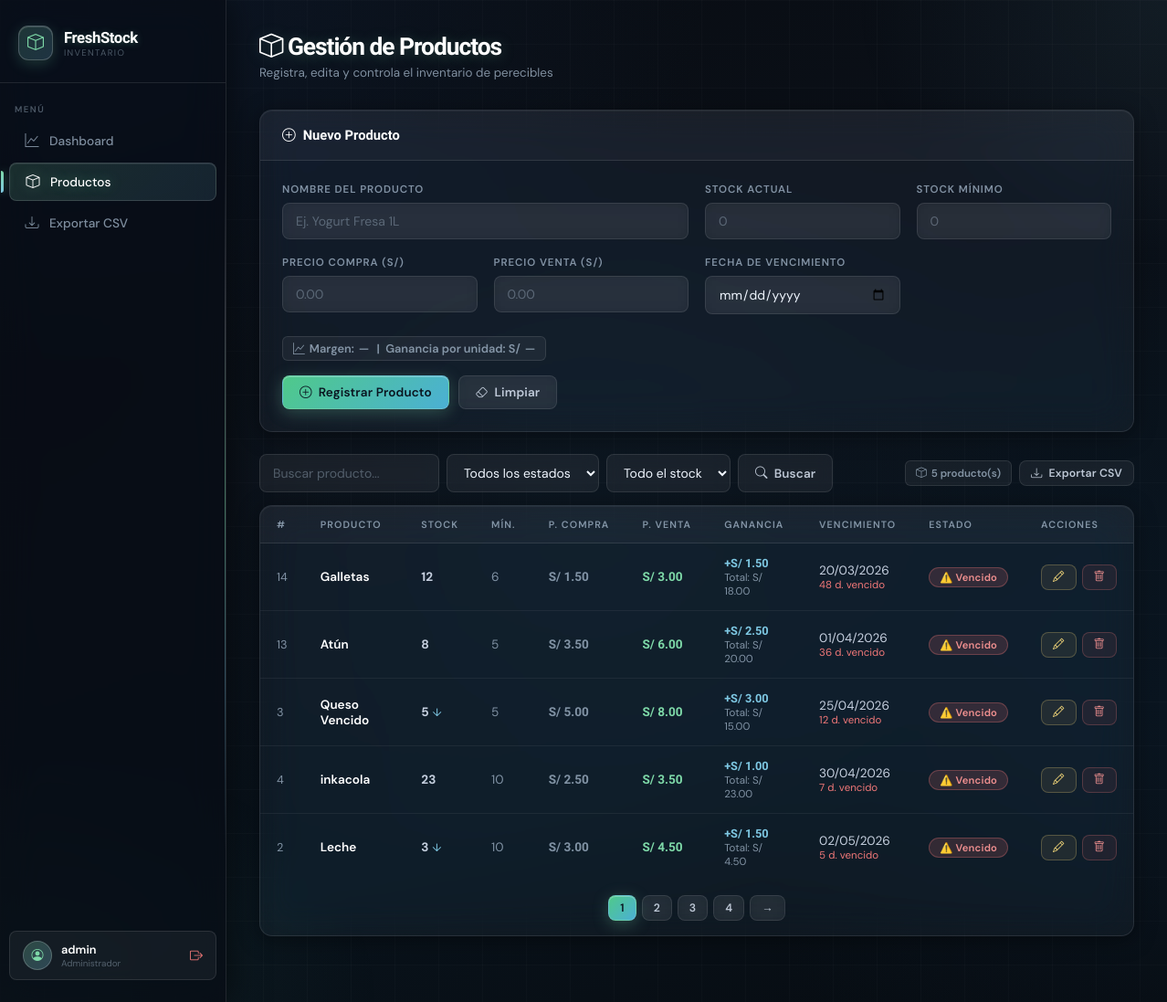
Screenshot of /freshStock/productos.php (signed in) with the database file from the repository.
### tables this page shows
CREATE TABLE `productos` (
  `id` int(11) NOT NULL,
  `nombre` varchar(100) NOT NULL,
  `stock` int(11) NOT NULL,
  `stock_min` int(11) NOT NULL DEFAULT 5,
  `precio_compra` decimal(10,2) NOT NULL,
  `precio_venta` decimal(10,2) NOT NULL,
  `fecha_vencimiento` date NOT NULL
);

### freshStock/productos.php (the view, shortened to what this page needs)
<?php
require 'conexion.php';
$editData  = null;
$filtro = trim($_GET['q'] ?? '');
$estadoFiltro = trim($_GET['estado'] ?? '');
$stockFiltro = trim($_GET['stock_filtro'] ?? '');
$stmt = $pdo->query("SELECT * FROM productos ORDER BY fecha_vencimiento ASC");
$productos = $stmt->fetchAll();
$productos = array_values($productos);
$porPagina = 5;
$totalProductos = count($productos);
$totalPaginas = ceil($totalProductos / $porPagina);
$paginaActual = isset($_GET['page']) ? (int)$_GET['page'] : 1;
$inicio = ($paginaActual - 1) * $porPagina;
$productos = array_slice($productos, $inicio, $porPagina);
?>
<!DOCTYPE html>
<html lang="es">
<head>
<link rel="stylesheet" href="css/style.css">
</head>
<body>
<aside class="sidebar">
  <div class="sidebar-brand">
    <div class="brand-icon"><i class="bi bi-box"></i></div>
    <div>
      <div class="brand-name">FreshStock</div>
      <div class="brand-sub">Inventario</div>
    </div>
  </div>
  <span class="nav-section">Menú</span>
  <a href="index.php"     class="nav-link"><span class="icon"><i class="bi bi-graph-up"></i></span> Dashboard</a>
  <a href="productos.php" class="nav-link active"><span class="icon"><i class="bi bi-box"></i></span> Productos</a>
  <a href="exportar.php"  class="nav-link"><span class="icon"><i class="bi bi-download"></i></span> Exportar CSV</a>
  <div class="sidebar-footer">
    <div class="user-pill">
      <div class="user-avatar"><i class="bi bi-person-circle"></i></div>
      <div class="user-info">
        <div class="user-name"><?= htmlspecialchars($_SESSION['usuario'], ENT_QUOTES, 'UTF-8') ?></div>
        <div class="user-role" style="cursor:pointer;transition:.2s" title="Clic para configurar contraseña" onclick="window.location.href='setup_password.php'">Administrador</div>
      </div>
      <a href="logout.php" class="logout-btn" title="Cerrar sesión"><i class="bi bi-box-arrow-right"></i></a>
    </div>
  </div>
</aside>
<main class="main">
  <div class="page-header">
    <h1 class="page-title"><i class="bi bi-box"></i> Gestión de Productos</h1>
    <p class="page-subtitle">Registra, edita y controla el inventario de perecibles</p>
  </div>
  <div class="section-card" style="margin-bottom:24px">
    <div class="section-head">
      <span class="section-title">
        <?= $editData ? '<i class="bi bi-pencil"></i> Editar Producto' : '<i class="bi bi-plus-circle"></i> Nuevo Producto' ?>
      </span>
    </div>
    <form method="POST" action="productos.php">
      <div class="form-grid">
        <div class="form-group" style="grid-column: span 2">
          <label for="nombre">Nombre del Producto</label>
          <input type="text" id="nombre" name="nombre" placeholder="Ej. Yogurt Fresa 1L"
                 value="<?= htmlspecialchars($editData['nombre'] ?? '', ENT_QUOTES, 'UTF-8') ?>" required maxlength="100">
        </div>
        <div class="form-group">
          <label for="stock">Stock Actual</label>
          <input type="number" id="stock" name="stock" min="0" placeholder="0"
                 value="<?= htmlspecialchars($editData['stock'] ?? '', ENT_QUOTES, 'UTF-8') ?>" required>
        </div>
        <div class="form-group">
          <label for="stock_min">Stock Mínimo</label>
          <input type="number" id="stock_min" name="stock_min" min="0" placeholder="0"
                 value="<?= htmlspecialchars($editData['stock_min'] ?? '', ENT_QUOTES, 'UTF-8') ?>" required>
        </div>
        <div class="form-group">
          <label for="precio_compra">Precio Compra (S/)</label>
          <input type="number" id="precio_compra" name="precio_compra" step="0.01" min="0.01" placeholder="0.00"
                 value="<?= htmlspecialchars($editData['precio_compra'] ?? '') ?>" required>
        </div>
        <div class="form-group">
          <label for="precio_venta">Precio Venta (S/)</label>
          <input type="number" id="precio_venta" name="precio_venta" step="0.01" min="0.01" placeholder="0.00"
                 value="<?= htmlspecialchars($editData['precio_venta'] ?? '') ?>" required>
        </div>
        <div class="form-group">
          <label for="fecha_vencimiento">Fecha de Vencimiento</label>
          <input type="date" id="fecha_vencimiento" name="fecha_vencimiento"
                 value="<?= htmlspecialchars($editData['fecha_vencimiento'] ?? '') ?>" required>
        </div>
      </div>
      <div style="padding: 0 24px 16px">
        <div class="stat-chip" id="ganancia-preview" style="font-size:.8rem">
          <i class="bi bi-graph-up"></i> Margen: <span id="margen-val">—</span> &nbsp;|&nbsp; Ganancia por unidad: S/ <span id="gain-unit">—</span>
        </div>
      </div>
      <div class="form-actions">
        <button type="submit" class="btn btn-primary">
          <?= $editData ? '<i class="bi bi-download"></i> Actualizar Producto' : '<i class="bi bi-plus-circle"></i> Registrar Producto' ?>
        </button>
        <?php if (!$editData): ?>
        <button type="reset" class="btn btn-ghost"><i class="bi bi-eraser"></i> Limpiar</button>
        <?php endif; ?>
      </div>
    </form>
  </div>
  <div style="display:flex;align-items:center;justify-content:space-between;margin-bottom:14px;gap:12px">
    <form method="GET" action="productos.php" style="display:flex;gap:8px;flex:1;max-width:620px">
      <input
        type="text"
        name="q"
        placeholder="Buscar producto..."
        value="<?= htmlspecialchars($filtro) ?>"
        style="flex:1"
      >
      <select name="estado" style="max-width:180px;min-height:42px" onchange="this.form.submit()">
        <option value="">Todos los estados</option>
      </select>
      <select name="stock_filtro" style="max-width:180px;min-height:42px" onchange="this.form.submit()">
        <option value="">Todo el stock</option>
      </select>
      <button type="submit" class="btn btn-ghost">
        <i class="bi bi-search"></i> Buscar
      </button>
    </form>
    <div class="stats-row">
      <span class="stat-chip"><i class="bi bi-box"></i> <?= count($productos) ?> producto(s)</span>
      <a href="exportar.php" class="btn btn-ghost btn-sm"><i class="bi bi-download"></i> Exportar CSV</a>
    </div>
  </div>
  <div class="section-card">
    <div class="tbl-wrap">
      <?php if (empty($productos)): ?>
        <div class="empty-state">
          <div class="empty-icon"><i class="bi bi-box" style="font-size: 2.5rem;"></i></div>
          <div class="empty-text">
            No hay productos registrados
            <?= $filtro ? ' para "' . htmlspecialchars($filtro) . '"' : '' ?>
            <?= $estadoFiltro ? ' con el estado seleccionado' : '' ?>
            <?= $stockFiltro ? ' con el filtro de stock seleccionado' : '' ?>.
          </div>
        </div>
      <?php else: ?>
      <table>
        <thead>
          <tr>
            <th>#</th>
            <th>Producto</th>
            <th>Stock</th>
            <th>Mín.</th>
            <th>P. Compra</th>
            <th>P. Venta</th>
            <th>Ganancia</th>
            <th>Vencimiento</th>
            <th>Estado</th>
            <th>Acciones</th>
          </tr>
        </thead>
        <tbody>
          <?php foreach ($productos as $p):
            $estado    = estadoProducto($p['stock'], $p['stock_min'], $p['fecha_vencimiento']);
            $ganUnit   = $p['precio_venta'] - $p['precio_compra'];
            $ganTotal  = $ganUnit * $p['stock'];
            $diasDiff  = (int)(new DateTime())->diff(new DateTime($p['fecha_vencimiento']))->format('%r%a');
          ?>
          <tr>
            <td style="color:var(--txt-muted);font-size:.8rem"><?= $p['id'] ?></td>
            <td class="product-name"><?= htmlspecialchars($p['nombre'], ENT_QUOTES, 'UTF-8') ?></td>
            <td>
              <strong><?= $p['stock'] ?></strong>
              <?php if ($p['stock'] <= $p['stock_min']): ?>
              <span style="color:var(--info);font-size:.75rem"> ↓</span>
              <?php endif; ?>
            </td>
            <td style="color:var(--txt-muted)"><?= $p['stock_min'] ?></td>
            <td><span class="price price-buy">S/ <?= number_format($p['precio_compra'], 2) ?></span></td>
            <td><span class="price price-sell">S/ <?= number_format($p['precio_venta'], 2) ?></span></td>
            <td>
              <span class="price price-gain">+S/ <?= number_format($ganUnit, 2) ?></span>
              <div style="font-size:.72rem;color:var(--txt-muted)">Total: S/ <?= number_format($ganTotal, 2) ?></div>
            </td>
            <td>
              <?= fmtFecha($p['fecha_vencimiento']) ?>
              <?php if ($diasDiff >= 0 && $diasDiff <= 30): ?>
              <div style="font-size:.72rem;color:var(--warn)"><?= $diasDiff ?> días</div>
              <?php elseif ($diasDiff < 0): ?>
              <div style="font-size:.72rem;color:var(--danger)"><?= abs($diasDiff) ?> d. vencido</div>
              <?php endif; ?>
            </td>
            <td><?= badgeEstado($estado) ?></td>
            <td>
              <div style="display:flex;gap:6px">
                <a href="productos.php?editar=<?= $p['id'] ?>" class="btn btn-warn-ghost btn-sm" title="Editar"><i class="bi bi-pencil"></i></a>
                <a href="productos.php?eliminar=<?= $p['id'] ?>"
                   class="btn btn-danger-ghost btn-sm"
                   title="Eliminar"
                   onclick="return confirm('¿Eliminar «<?= htmlspecialchars(addslashes($p['nombre'])) ?>»? Esta acción no se puede deshacer.')">
                  <i class="bi bi-trash"></i>
                </a>
              </div>
            </td>
          </tr>
          <?php endforeach; ?>
        </tbody>
      </table>
      <?php endif; ?>
    </div>
<?php if ($totalPaginas > 1): ?>
<div style="display:flex;justify-content:center;gap:6px;padding:16px">
  <?php for ($i = 1; $i <= $totalPaginas; $i++): ?>
    <a class="btn btn-sm <?= $i == $paginaActual ? 'btn-primary' : 'btn-ghost' ?>"
       href="?<?= http_build_query(array_merge($_GET, ['page' => $i])) ?>">
       <?= $i ?>
    </a>
  <?php endfor; ?>
  <?php if ($paginaActual < $totalPaginas): ?>
    <a class="btn btn-ghost btn-sm" href="?<?= http_build_query(array_merge($_GET, ['page' => $paginaActual + 1])) ?>">
      →
    </a>
  <?php endif; ?>
</div>
<?php endif; ?>
</div>
</main>
</body>
</html>

### freshStock/helpers.php (shortened to what this page needs)
<?php
function estadoProducto(int $stock, int $stock_min, string $fecha_vencimiento): string {
    $hoy = date('Y-m-d');
    $fecha_venc = $fecha_vencimiento;
    if ($fecha_venc < $hoy) {
        return 'vencido';
    }
    return 'ok';
}
function fmtFecha(string $fecha): string {
    try {
        $date = DateTime::createFromFormat('Y-m-d', $fecha);
        return $date->format('d/m/Y');
    } catch (Exception $e) {
        return $fecha;
    }
}
function badgeEstado(string $estado): string {
    $colores = [
        'vencido'     => ['class' => 'badge-danger',    'icono' => '⚠️', 'texto' => 'Vencido'],
        'por_vencer'  => ['class' => 'badge-warn',      'icono' => '⏰', 'texto' => 'Por vencer'],
        'bajo_stock'  => ['class' => 'badge-low',       'icono' => '↓',  'texto' => 'Stock bajo'],
        'ok'          => ['class' => 'badge-ok',        'icono' => '✓',  'texto' => 'Correcto'],
    ];
    $config = $colores[$estado] ?? $colores['ok'];
    return sprintf(
        '<span class="badge %s">%s %s</span>',
        htmlspecialchars($config['class'], ENT_QUOTES, 'UTF-8'),
        htmlspecialchars($config['icono'], ENT_QUOTES, 'UTF-8'),
        htmlspecialchars($config['texto'], ENT_QUOTES, 'UTF-8')
    );
}

### rows the page displays
productos: id "14", nombre "Galletas", stock "12", stock_min "6", precio_compra "1.50", precio_venta "3.00", ganTotal "18.00", fecha_vencimiento "20/03/2026"
productos: id "13", nombre "Atún", stock "8", stock_min "5", precio_compra "3.50", precio_venta "6.00", ganUnit "2.50", ganTotal "20.00", fecha_vencimiento "01/04/2026"
productos: id "3", nombre "Queso Vencido", stock "5", stock_min "5", precio_compra "5.00", precio_venta "8.00", ganUnit "3.00", ganTotal "15.00", fecha_vencimiento "25/04/2026"
productos: id "4", nombre "inkacola", stock "23", stock_min "10", precio_compra "2.50", precio_venta "3.50", ganUnit "1.00", ganTotal "23.00", fecha_vencimiento "30/04/2026"
productos: id "2", nombre "Leche", stock "3", stock_min "10", precio_compra "3.00", precio_venta "4.50", ganUnit "1.50", fecha_vencimiento "02/05/2026"

### other values shown
$_SESSION['usuario'] "admin"
count($productos) "5"
